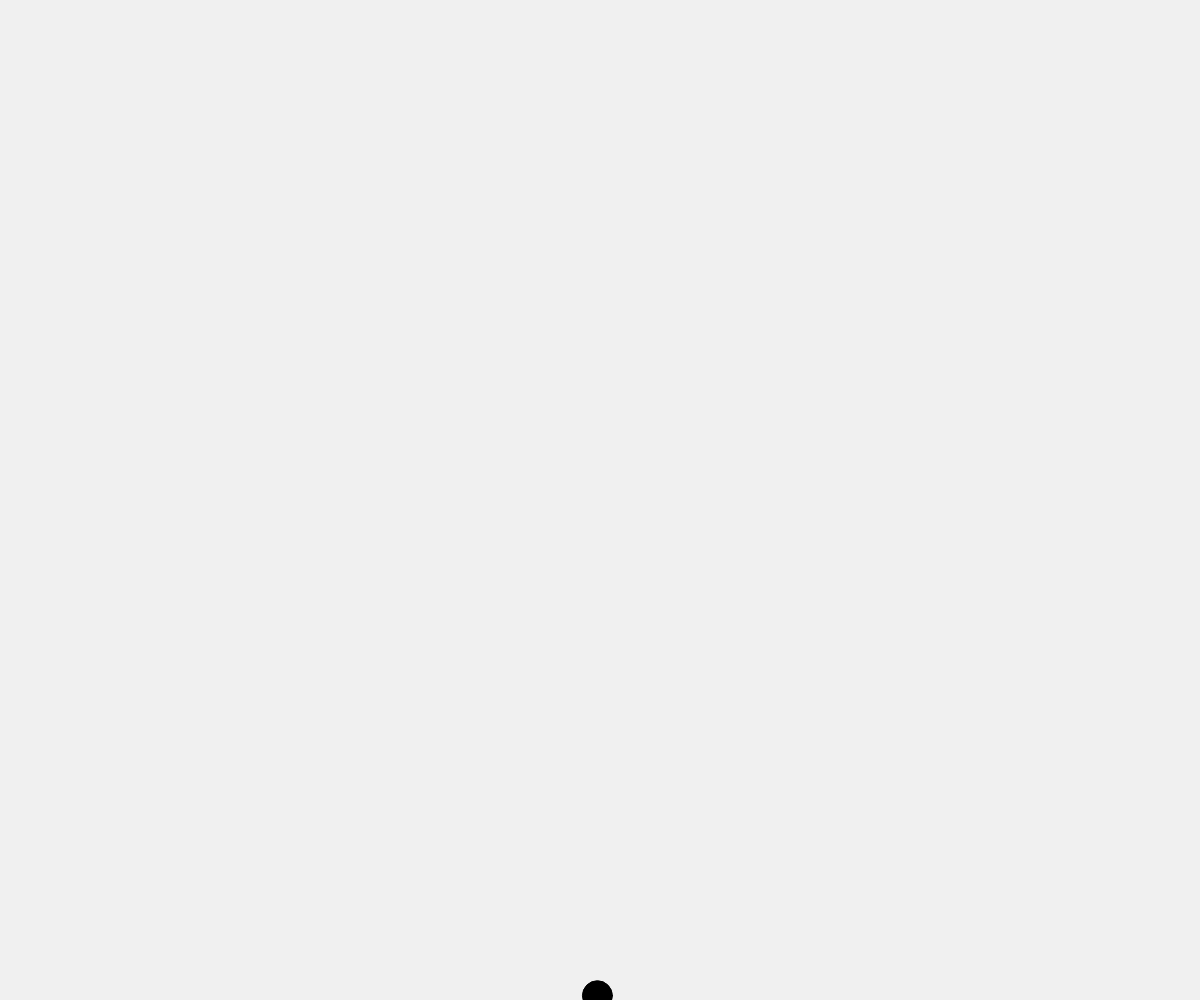
Frame 1 (no input)
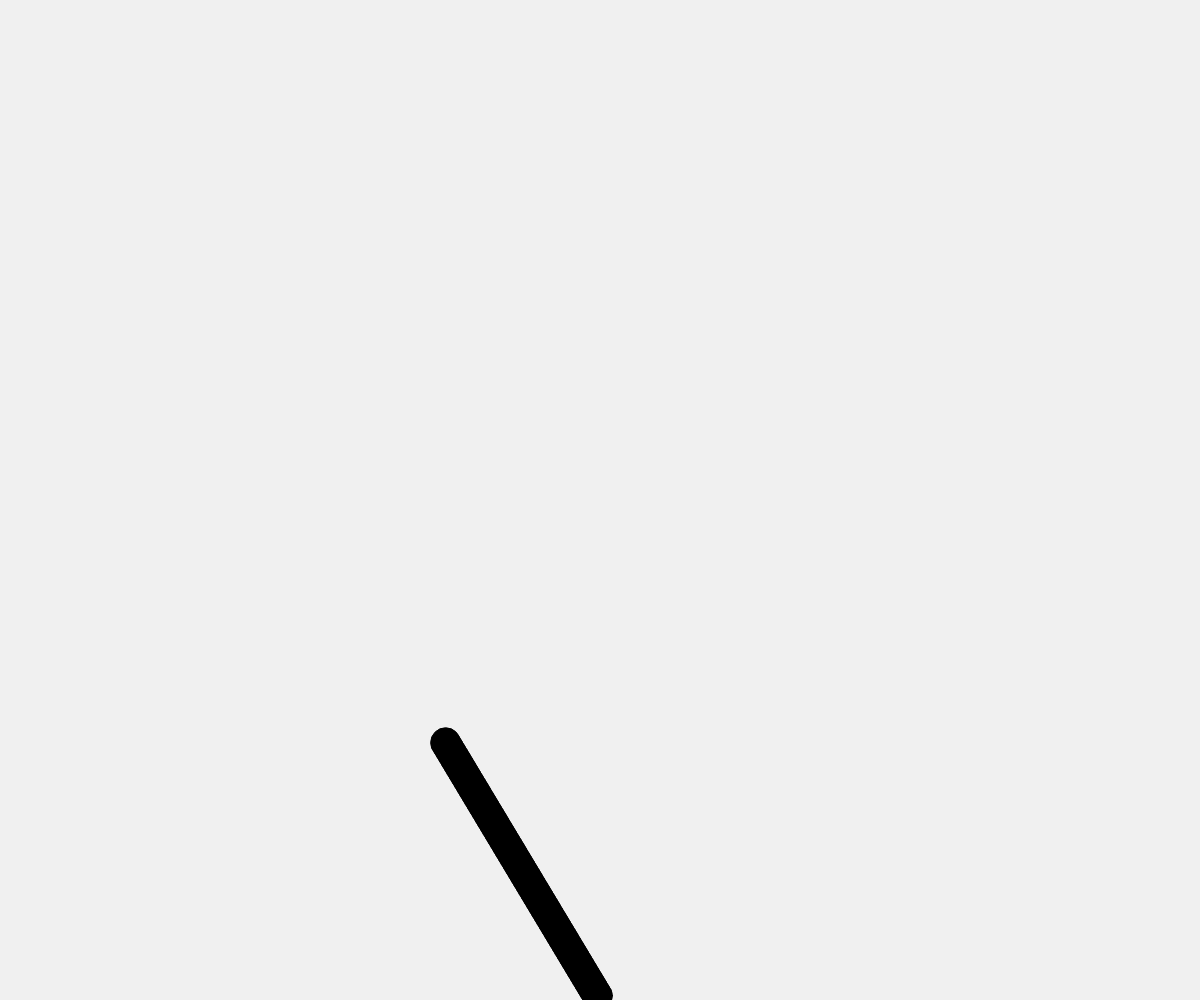
Frame 60 (no input)
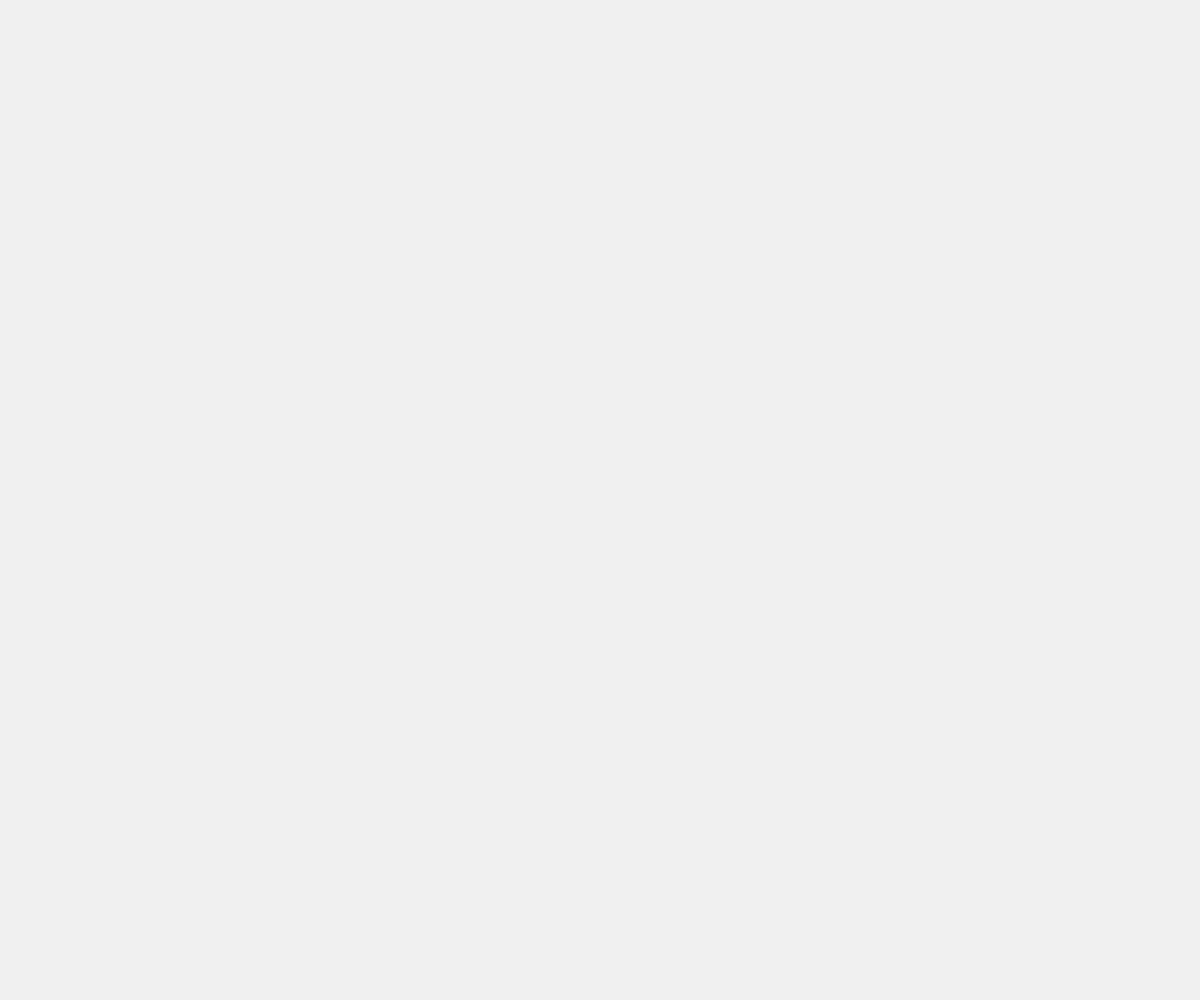
Frame 120 (the mouse pressed at the canvas centre since frame 60)

The p5.js sketch that drew these frames (run headless with seeded random() and noise() and a simulated clock; from frame 60 on, the mouse is pressed at the canvas centre):

// p5.js sketch
// ── sketch.js
var allSegments = [];
var originalXSpeed = 0;
var originalYSpeed = 10;
var screenMiddleX = 0;
var screenMiddleY = 0;


function segment()
{
    this.setup = function()
    {
        this.y = screenMiddleY;
        this.x = screenMiddleX;
        this.range = 0;//the number that a circle is in line
        this.maxRange = 100;
        this.space = 5;
        if (mouseX < screenMiddleX)//big - small
        {
            this.xDifference = mouseX - screenMiddleX;
            this.direction = "left";
        }
        if (mouseX > screenMiddleX)
        {
            this.xDifference = screenMiddleX - mouseX;
            this.direction = "right";
        }
        this.yDifference = screenMiddleY - mouseY;
        this.xSpeed = (this.space * this.xDifference) / sqrt(sq(this.xDifference) + sq(this.yDifference));
        this.ySpeed = (this.space * this.yDifference) / sqrt(sq(this.xDifference) + sq(this.yDifference));
    }
    this.update = function()
    {
        this.range++
        //movement
        if (this.direction === "left")
        {
            this.x += this.xSpeed;
        }
        if (this.direction === "right")
        {
            this.x -= this.xSpeed;
        }
        this.y -= this.ySpeed;
        fill(0)
        ellipse(this.x, this.y, 30, 30)

    }
}
/*
function newSegment()
{
    var newSegment = new segment;
    newSegment.setup();
    allSegments.push(newSegment)

}
*/
function setup()
{
    createCanvas(windowWidth, windowHeight)
    screenMiddleX = windowWidth/2
    screenMiddleY = windowHeight
}
function newSegment()
{
    var newSegment = new segment;
    newSegment.setup();
    allSegments.push(newSegment)
    for(i = 0; i < allSegments.length; i++)
    {
        newSegment.update();

        if (allSegments[i].range >= allSegments[i].maxRange)
        {
            allSegments.splice(i,1)
        }
    }
}

function draw()
{    
    background(240);
    newSegment();
    
}
function windowResized()
{
    createCanvas(windowWidth, windowHeight)
    screenMiddleX = windowWidth/2
    screenMiddleY = windowHeight
}
